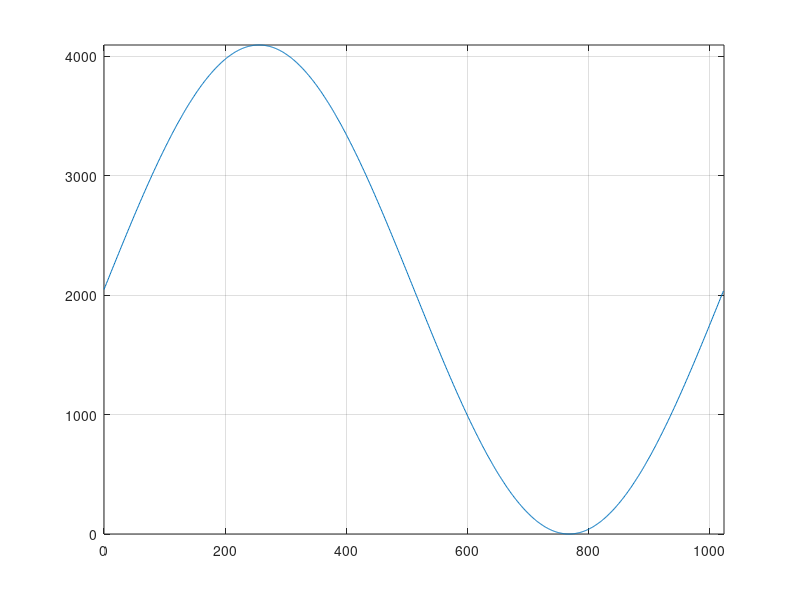

MATLAB code to generate this figure:
clear all;
clc;

file='rom.txt'; %fajlnev
N=1024; %mintaszam
B=12; %bitszam
x=sin(2*pi/N*(0:N-1))+5; %a jel egy periodusa

x=x-min(x);
x=round(x/max(x)*(2^B-1));
plot(0:N-1,x);
grid on;
axis([0 N 0 2^B-1]);
f=fopen(file,'w');
fprintf(f,'%03X\r\n',x);
fclose(f);
